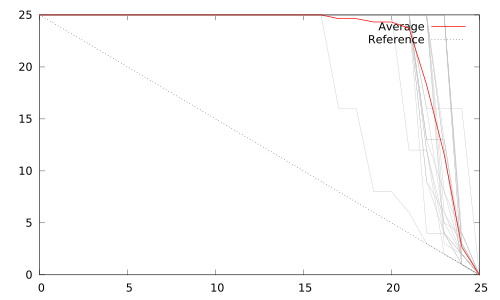

Reproduce this figure in gnuplot.
# Extinction sequence for 25 applications  and 25 platforms.
plot \
"GaussianAllLinks_extinctions.dat" using 2 notitle with lines lc rgb 'grey', \
"GaussianAllLinks_extinctions.dat" using 3 notitle with lines lc rgb 'grey', \
"GaussianAllLinks_extinctions.dat" using 4 notitle with lines lc rgb 'grey', \
"GaussianAllLinks_extinctions.dat" using 5 notitle with lines lc rgb 'grey', \
"GaussianAllLinks_extinctions.dat" using 6 notitle with lines lc rgb 'grey', \
"GaussianAllLinks_extinctions.dat" using 7 notitle with lines lc rgb 'grey', \
"GaussianAllLinks_extinctions.dat" using 8 notitle with lines lc rgb 'grey', \
"GaussianAllLinks_extinctions.dat" using 9 notitle with lines lc rgb 'grey', \
"GaussianAllLinks_extinctions.dat" using 10 notitle with lines lc rgb 'grey', \
"GaussianAllLinks_extinctions.dat" using 11 notitle with lines lc rgb 'grey', \
"GaussianAllLinks_extinctions.dat" using 12 notitle with lines lc rgb 'grey', \
"GaussianAllLinks_extinctions.dat" using 13 notitle with lines lc rgb 'grey', \
"GaussianAllLinks_extinctions.dat" using 14 notitle with lines lc rgb 'grey', \
"GaussianAllLinks_extinctions.dat" using 15 notitle with lines lc rgb 'grey', \
"GaussianAllLinks_extinctions.dat" using 16 notitle with lines lc rgb 'grey', \
"GaussianAllLinks_extinctions.dat" using 17 notitle with lines lc rgb 'grey', \
"GaussianAllLinks_extinctions.dat" using 18 notitle with lines lc rgb 'grey', \
"GaussianAllLinks_extinctions.dat" using 19 notitle with lines lc rgb 'grey', \
"GaussianAllLinks_extinctions.dat" using 20 notitle with lines lc rgb 'grey', \
"GaussianAllLinks_extinctions.dat" using 21 notitle with lines lc rgb 'grey', \
"GaussianAllLinks_extinctions.dat" using 22 notitle with lines lc rgb 'grey', \
"GaussianAllLinks_extinctions.dat" using 23 notitle with lines lc rgb 'grey', \
"GaussianAllLinks_extinctions.dat" using 24 notitle with lines lc rgb 'grey', \
"GaussianAllLinks_extinctions.dat" using 25 notitle with lines lc rgb 'grey', \
"GaussianAllLinks_extinctions.dat" using 26 notitle with lines lc rgb 'grey', \
"GaussianAllLinks_extinctions.dat" using 27 title 'Average' with lines lw 2 lc rgb 'red', \
"GaussianAllLinks_extinctions.dat" using 28 title 'Reference' with line lt 'dashed' lw 2 lc rgb 'black'
